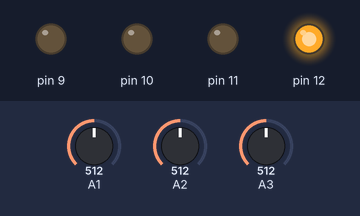
The sketch below on a simulated Arduino Uno, built with avr-gcc and run on an emulated ATmega328P. On the bench: output pins drawn as LEDs (lit = HIGH). Dashed ring = blinking. The test bench sets the inputs (shaded band); at power-on: A1 = 512, A2 = 512, A3 = 512.

Above: at 1.2 s.
1.3 s: A1 set to 122
At 1.5 s:
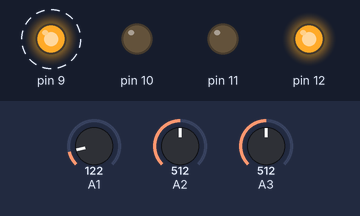
4.3 s: A2 set to 122
At 4.65 s:
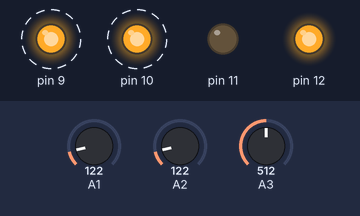
7.3 s: A3 set to 496
At 8.77 s:
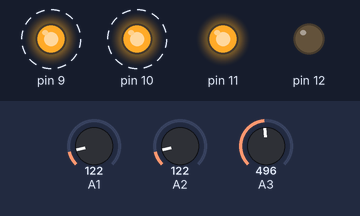
10.3 s: A1 set to 0
At 11.09 s:
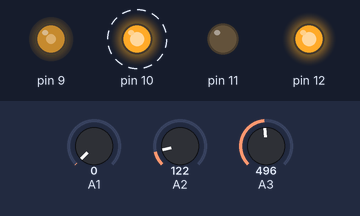
13.3 s: A2 set to 0
16.3 s: A3 set to 466
19.3 s: A3 set to 442
Timing chart, 0 to 23.3 s (numbered marks = the images above; inputs shaded):
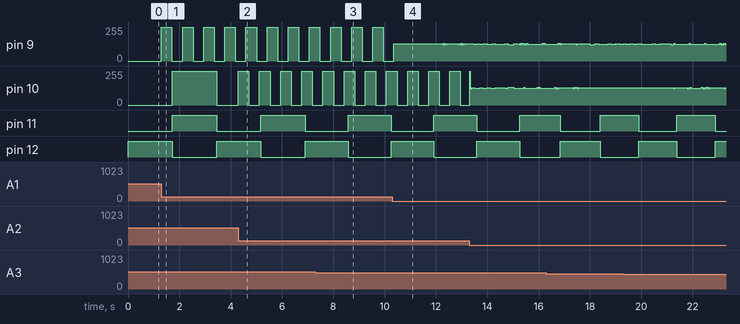

Measured:
- the behaviour switches between 504 and 503 on A3 (found by bisection; images 2 and 3)
- after the input at 7.3 s, pin 11: LOW → HIGH after 1.3 s instead of 1.3 s; pin 12: HIGH → LOW after 1.3 s instead of 1.3 s

The sketch:

CE2023_button_panel.ino
```cpp
unsigned long lastChange1, lastChange2, lastChange3;

int flashSpeed1, flashSpeed2, flashSpeed3;
bool ledState1, ledState2, ledState3 = 0;

void setup() {
  pinMode(9, OUTPUT);
  pinMode(10, OUTPUT);
  pinMode(11, OUTPUT);
  pinMode(12, OUTPUT);
}

void loop() {

  flashSpeed1 = map(analogRead(A1), 0, 890, 0, 3000);
  flashSpeed2 = map(analogRead(A2), 0, 890, 0, 3000);
  flashSpeed3 = map(analogRead(A3), 0, 890, 0, 3000);


  if (millis() > lastChange1 + flashSpeed1) {
    ledState1 = !ledState1;

    lastChange1 = millis();
  }

  if (millis() > lastChange2 + flashSpeed2) {
    ledState2 = !ledState2;
    lastChange2 = millis();
  }

  if (millis() > lastChange3 + flashSpeed3) {
    ledState3 = !ledState3;
    lastChange3 = millis();
  }

  digitalWrite(9, ledState1);
  digitalWrite(10, ledState2);
  digitalWrite(11, ledState3);
  digitalWrite(12, !ledState3);

}
```
